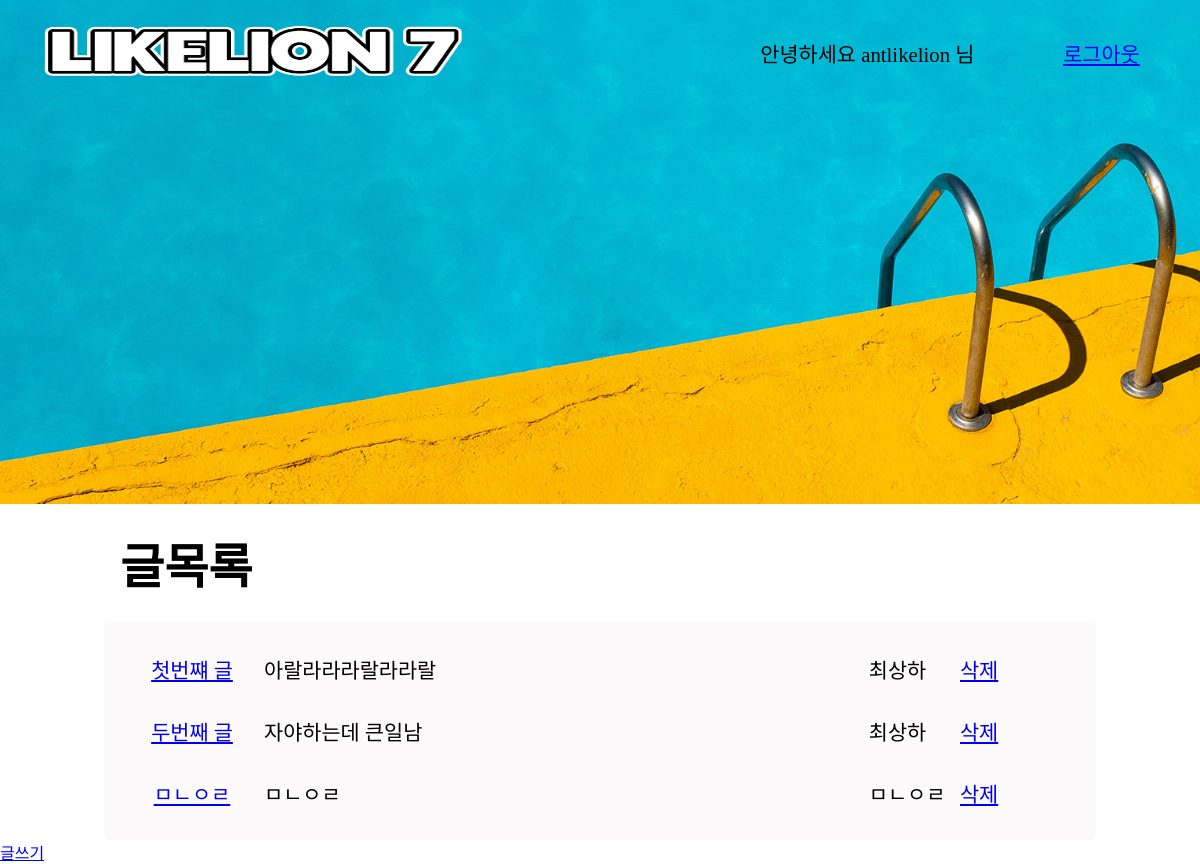
Screenshot of / (signed in) with the database file from the repository.
### blog/models.py (models this page shows, shortened)
class Post(models.Model):
    Title = models.CharField(max_length=200)
    Writer = models.CharField(max_length=100)
    Contents = models.TextField()
    Created_date = models.DateTimeField(default=timezone.now)

### blog/views.py (the view)
# urls.py: 2. Add a URL to urlpatterns:  path('', views.home, name='home')
def home(request):
    posts = Post.objects.all()
    return render(request, 'home.html', {'posts': posts})

### blog/templates/home.html
{% extends "base.html" %} {% block content %}
<div class="board">
    <div class="boardHeader">
        <h1 class="boardTitle">글목록</h1>
    </div>
    <div class="boardContents">
        {% for post in posts%}
        <div class="boardContent">
            <div class="col1">
                <a href="{% url 'detail' post.pk %}">{{ post.Title }}</a>
            </div>
            <div class="col3">
                <p>{{ post.Contents }}</p>
            </div>
            <div class="col2">
                <p>{{ post.Writer }}</p>
            </div>
            <div class="col4">
                <a href="{% url 'delete' post.pk %}">삭제</a>
            </div>
        </div>
        {% endfor%}
    </div>
    <div class="boardFooter">
        <a href="{% url 'new' %}">글쓰기</a>
    </div>
</div>
{% endblock %}

### blog/templates/base.html (shortened to what this page needs)
<!DOCTYPE html>
<html lang="en">
    {% load staticfiles %}
    <head>
        <link rel="stylesheet" type="text/css" href="{% static 'base.css'%}" />
    </head>
    <body>
        <div class="header">
            <div class="navbar">
                <a href="{% url 'home' %}" class="navLogo_a">
                    <img class="navLogo" src="/static/logo2.png" alt="logo" />
                </a>
                <div class="navInfo">
                    {% if user.is_authenticated %}
                    <p>안녕하세요 {{ user.username }} 님</p>
                    <a href="{% url 'logout' %}">로그아웃</a>
                    {% endif %}
                </div>
            </div>
        </div>
        {% block content %} {% endblock %}
    </body>
</html>

### static/base.css (style rules this page uses)
* { margin: 0%; font-family: 'AppleSDGothicNeoR00'; }
.header { margin: auto; width: 100%; height: 63vh; background-image: url('./summer.jpg'); background-size: cover; font-size: 1.3rem; }
.navbar { display: flex; justify-content: space-between; align-items: center; width: 100%; height: 5rem; padding-top: 0.8rem; }
.navLogo_a { width: 40%; margin-left: 1rem; }
.navLogo { width: 100%; height: 136px; }
.navInfo { display: flex; justify-content: space-around; align-items: center; width: 39%; padding-right: 1rem; }
.boardHeader { width: 70%; margin: 2% 10%; font-size: 1.5em; }
.boardContents { display: flex; flex-direction: column; justify-content: space-around; background-color: rgb(252, 250, 250); border-radius: 5px; width: 80%; margin: auto; padding: 1rem; }
.boardContent { display: flex; justify-content: space-between; align-items: center; font-size: 1.3rem; margin: 1rem 0; }
.col1 { width: 15%; text-align: center; }
.col2 { width: 9.5%; }
.col3 { width: 63%; }
.col4 { width: 12.5%; }

### rows the page displays
Post: Title "첫번쨰 글", Contents "아랄라라라랄라라랄", Writer "최상하"
Post: Title "두번째 글", Contents "자야하는데 큰일남", Writer "최상하"
Post: Title "ㅁㄴㅇㄹ", Contents "ㅁㄴㅇㄹ", Writer "ㅁㄴㅇㄹ"

### other values shown
{{ user.username }} "antlikelion"
